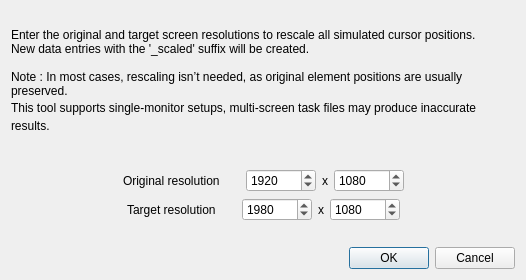
<?xml version="1.0" encoding="UTF-8"?>
<ui version="4.0">
 <class>getResolutionsForRescaleCursorCoordinatesDialog</class>
 <widget class="QDialog" name="getResolutionsForRescaleCursorCoordinatesDialog">
  <property name="geometry">
   <rect>
    <x>0</x>
    <y>0</y>
    <width>526</width>
    <height>280</height>
   </rect>
  </property>
  <property name="windowTitle">
   <string>Rescale cursor positions for new screen resolution</string>
  </property>
  <layout class="QVBoxLayout" name="verticalLayout">
   <item>
    <widget class="QLabel" name="label">
     <property name="text">
      <string>Enter the original and target screen resolutions to rescale all simulated cursor positions.
New data entries with the '_scaled' suffix will be created.

Note : In most cases, rescaling isn’t needed, as original element positions are usually preserved.
This tool supports single‑monitor setups, multi‑screen task files may produce inaccurate results.</string>
     </property>
     <property name="wordWrap">
      <bool>true</bool>
     </property>
    </widget>
   </item>
   <item>
    <spacer name="verticalSpacer">
     <property name="orientation">
      <enum>Qt::Orientation::Vertical</enum>
     </property>
     <property name="sizeType">
      <enum>QSizePolicy::Policy::Maximum</enum>
     </property>
     <property name="sizeHint" stdset="0">
      <size>
       <width>20</width>
       <height>13</height>
      </size>
     </property>
    </spacer>
   </item>
   <item>
    <layout class="QHBoxLayout" name="horizontalLayout">
     <item>
      <spacer name="horizontalSpacer">
       <property name="orientation">
        <enum>Qt::Orientation::Horizontal</enum>
       </property>
       <property name="sizeHint" stdset="0">
        <size>
         <width>40</width>
         <height>20</height>
        </size>
       </property>
      </spacer>
     </item>
     <item>
      <widget class="QLabel" name="label_2">
       <property name="text">
        <string>Original resolution</string>
       </property>
      </widget>
     </item>
     <item>
      <spacer name="horizontalSpacer_2">
       <property name="orientation">
        <enum>Qt::Orientation::Horizontal</enum>
       </property>
       <property name="sizeType">
        <enum>QSizePolicy::Policy::Fixed</enum>
       </property>
       <property name="sizeHint" stdset="0">
        <size>
         <width>20</width>
         <height>20</height>
        </size>
       </property>
      </spacer>
     </item>
     <item>
      <widget class="QSpinBox" name="widthOriginalspinBox">
       <property name="minimumSize">
        <size>
         <width>70</width>
         <height>0</height>
        </size>
       </property>
       <property name="minimum">
        <number>1</number>
       </property>
       <property name="maximum">
        <number>100000</number>
       </property>
       <property name="value">
        <number>1920</number>
       </property>
      </widget>
     </item>
     <item>
      <widget class="QLabel" name="label_3">
       <property name="text">
        <string>x</string>
       </property>
      </widget>
     </item>
     <item>
      <widget class="QSpinBox" name="heightOriginalspinBox">
       <property name="minimumSize">
        <size>
         <width>70</width>
         <height>0</height>
        </size>
       </property>
       <property name="minimum">
        <number>1</number>
       </property>
       <property name="maximum">
        <number>100000</number>
       </property>
       <property name="value">
        <number>1080</number>
       </property>
      </widget>
     </item>
     <item>
      <spacer name="horizontalSpacer_3">
       <property name="orientation">
        <enum>Qt::Orientation::Horizontal</enum>
       </property>
       <property name="sizeHint" stdset="0">
        <size>
         <width>40</width>
         <height>20</height>
        </size>
       </property>
      </spacer>
     </item>
    </layout>
   </item>
   <item>
    <layout class="QHBoxLayout" name="horizontalLayout_2">
     <item>
      <spacer name="horizontalSpacer_4">
       <property name="orientation">
        <enum>Qt::Orientation::Horizontal</enum>
       </property>
       <property name="sizeHint" stdset="0">
        <size>
         <width>40</width>
         <height>20</height>
        </size>
       </property>
      </spacer>
     </item>
     <item>
      <widget class="QLabel" name="label_4">
       <property name="text">
        <string>Target resolution</string>
       </property>
      </widget>
     </item>
     <item>
      <spacer name="horizontalSpacer_5">
       <property name="orientation">
        <enum>Qt::Orientation::Horizontal</enum>
       </property>
       <property name="sizeType">
        <enum>QSizePolicy::Policy::Fixed</enum>
       </property>
       <property name="sizeHint" stdset="0">
        <size>
         <width>20</width>
         <height>20</height>
        </size>
       </property>
      </spacer>
     </item>
     <item>
      <widget class="QSpinBox" name="widthTargetspinBox">
       <property name="minimumSize">
        <size>
         <width>70</width>
         <height>0</height>
        </size>
       </property>
       <property name="minimum">
        <number>1</number>
       </property>
       <property name="maximum">
        <number>100000</number>
       </property>
       <property name="value">
        <number>1980</number>
       </property>
      </widget>
     </item>
     <item>
      <widget class="QLabel" name="label_5">
       <property name="text">
        <string>x</string>
       </property>
      </widget>
     </item>
     <item>
      <widget class="QSpinBox" name="heightTargetspinBox">
       <property name="minimumSize">
        <size>
         <width>70</width>
         <height>0</height>
        </size>
       </property>
       <property name="minimum">
        <number>1</number>
       </property>
       <property name="maximum">
        <number>100000</number>
       </property>
       <property name="value">
        <number>1080</number>
       </property>
      </widget>
     </item>
     <item>
      <spacer name="horizontalSpacer_6">
       <property name="orientation">
        <enum>Qt::Orientation::Horizontal</enum>
       </property>
       <property name="sizeHint" stdset="0">
        <size>
         <width>40</width>
         <height>20</height>
        </size>
       </property>
      </spacer>
     </item>
    </layout>
   </item>
   <item>
    <spacer name="verticalSpacer_2">
     <property name="orientation">
      <enum>Qt::Orientation::Vertical</enum>
     </property>
     <property name="sizeType">
      <enum>QSizePolicy::Policy::Maximum</enum>
     </property>
     <property name="sizeHint" stdset="0">
      <size>
       <width>20</width>
       <height>20</height>
      </size>
     </property>
    </spacer>
   </item>
   <item>
    <widget class="QDialogButtonBox" name="buttonBox">
     <property name="orientation">
      <enum>Qt::Orientation::Horizontal</enum>
     </property>
     <property name="standardButtons">
      <set>QDialogButtonBox::StandardButton::Cancel|QDialogButtonBox::StandardButton::Ok</set>
     </property>
    </widget>
   </item>
  </layout>
 </widget>
 <resources/>
 <connections>
  <connection>
   <sender>buttonBox</sender>
   <signal>accepted()</signal>
   <receiver>getResolutionsForRescaleCursorCoordinatesDialog</receiver>
   <slot>accept()</slot>
   <hints>
    <hint type="sourcelabel">
     <x>248</x>
     <y>254</y>
    </hint>
    <hint type="destinationlabel">
     <x>157</x>
     <y>274</y>
    </hint>
   </hints>
  </connection>
  <connection>
   <sender>buttonBox</sender>
   <signal>rejected()</signal>
   <receiver>getResolutionsForRescaleCursorCoordinatesDialog</receiver>
   <slot>reject()</slot>
   <hints>
    <hint type="sourcelabel">
     <x>316</x>
     <y>260</y>
    </hint>
    <hint type="destinationlabel">
     <x>286</x>
     <y>274</y>
    </hint>
   </hints>
  </connection>
 </connections>
</ui>
